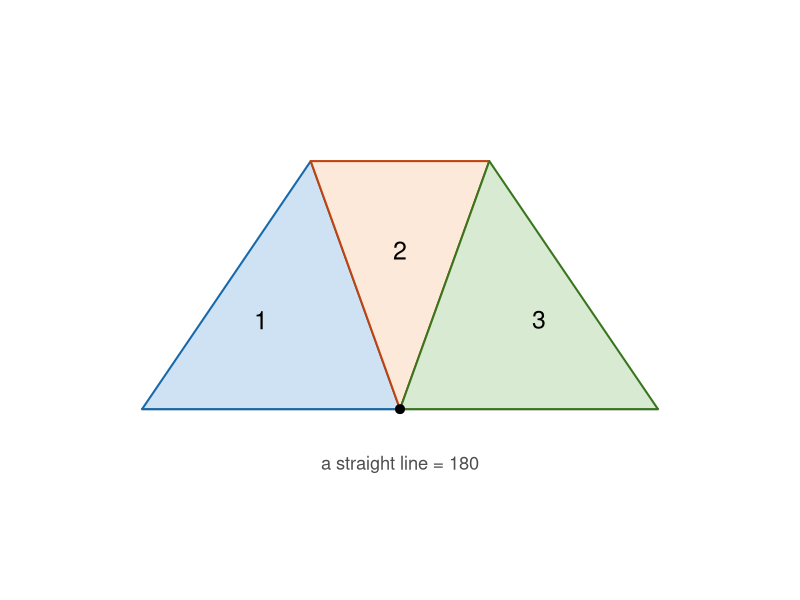
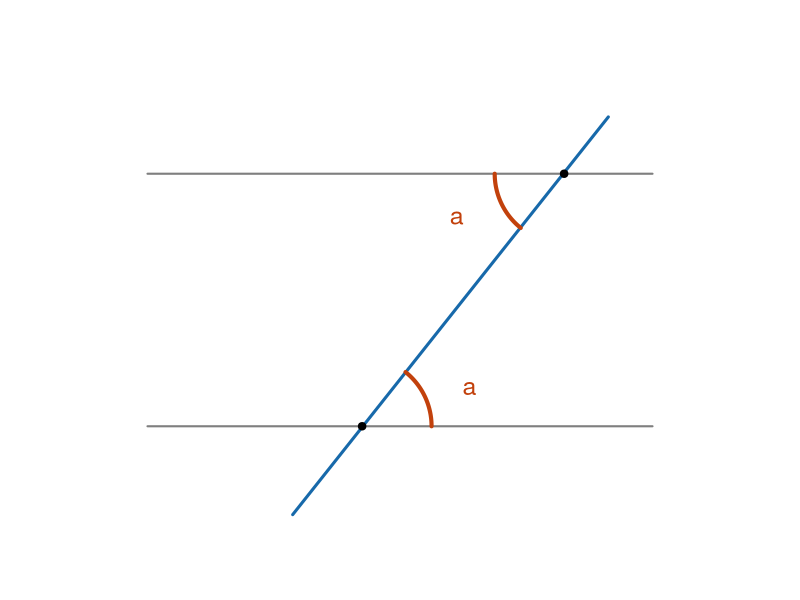
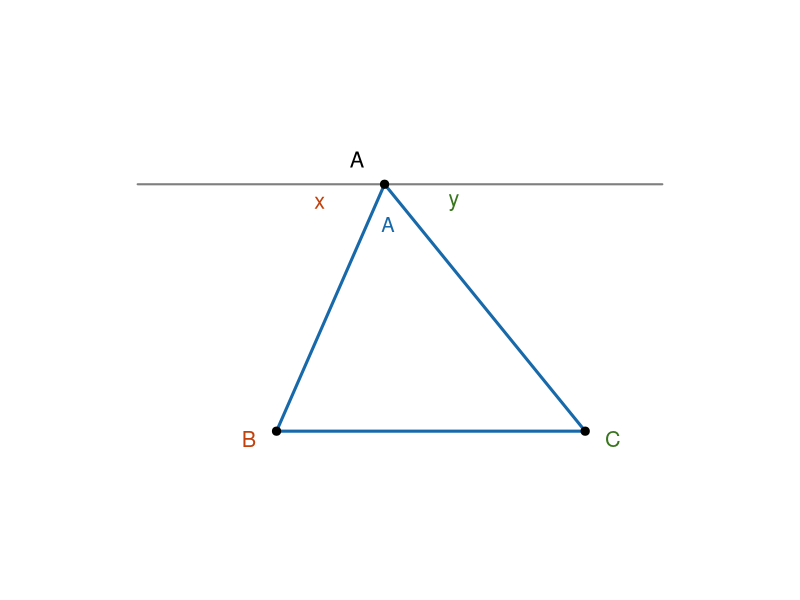
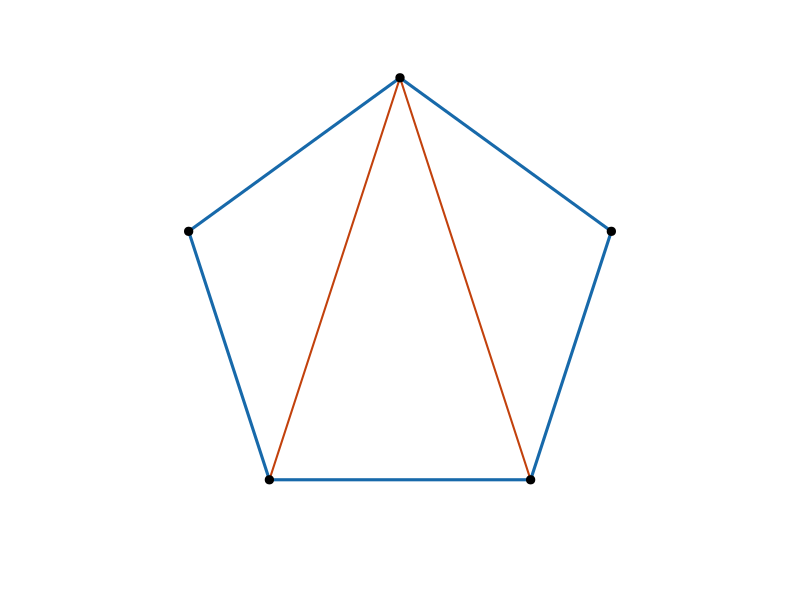
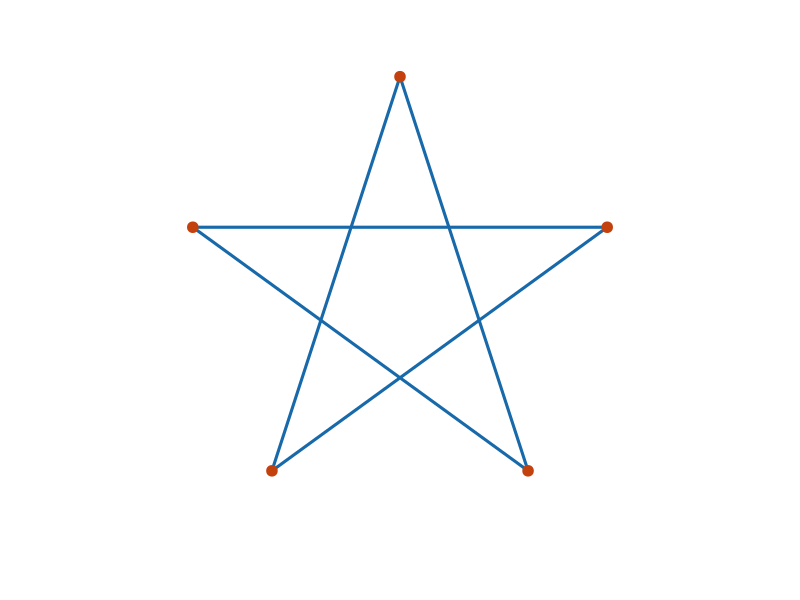

The R source for these figures, in order:
## ---- chunk 1
knitr::opts_chunk$set(echo = FALSE, fig.align = "center", dev = "png",
                      fig.width = 5, fig.height = 5, dpi = 150)
blue   <- "#1769aa"
orange <- "#c2410c"

# small helper: draw an angle arc at (cx,cy) from a1 to a2 degrees
arc <- function(cx, cy, r, a1, a2, col, lwd = 3) {
  a <- seq(a1, a2, length.out = 60) * pi / 180
  lines(cx + r * cos(a), cy + r * sin(a), col = col, lwd = lwd)
}
## ---- chunk 2
par(mar = c(0,0,0,0), pty = "s")
plot(NA, xlim = c(-1.4, 1.4), ylim = c(-0.4, 1.5), asp = 1, axes = FALSE,
     xlab = "", ylab = "")
# straight base line
segments(-1.3, 0, 1.3, 0, col = "grey50", lwd = 2)
# three torn wedges meeting at the origin, filling the half-plane
polygon(c(0, -1.3, -0.45), c(0, 0, 1.25), col = "#cfe2f3", border = blue, lwd = 2)
polygon(c(0, -0.45, 0.45), c(0, 1.25, 1.25), col = "#fde9d9", border = orange, lwd = 2)
polygon(c(0, 0.45, 1.3), c(0, 1.25, 0), col = "#d9ead3", border = "#38761d", lwd = 2)
points(0, 0, pch = 19, cex = 1.2)
text(-0.7, 0.45, "1", cex = 1.5)
text(0, 0.8, "2", cex = 1.5)
text(0.7, 0.45, "3", cex = 1.5)
text(0, -0.28, "a straight line = 180", cex = 1.1, col = "grey30")
## ---- chunk 3
par(mar = c(0,0,0,0))
plot(NA, xlim = c(-1.2, 3.2), ylim = c(-0.5, 2.5), asp = 1, axes = FALSE,
     xlab = "", ylab = "")
# two parallel horizontal lines
segments(-1, 2, 3, 2, col = "grey50", lwd = 2)
segments(-1, 0, 3, 0, col = "grey50", lwd = 2)
# transversal through B=(0.7,0) and T=(2.3,2)
B <- c(0.7, 0); T <- c(2.3, 2)
segments(B[1] - 0.55, B[2] - 0.7, T[1] + 0.35, T[2] + 0.45, col = blue, lwd = 3)
# alternate interior angles
arc(T[1], T[2], 0.55, 180, 231.3, orange, lwd = 4)
arc(B[1], B[2], 0.55, 0, 51.3, orange, lwd = 4)
points(B[1], B[2], pch = 19); points(T[1], T[2], pch = 19)
text(T[1] - 0.85, T[2] - 0.35, "a", cex = 1.5, col = orange)
text(B[1] + 0.85, B[2] + 0.3, "a", cex = 1.5, col = orange)
## ---- chunk 4
par(mar = c(0,0,0,0), pty = "s")
A <- c(0.7, 1.6); Bp <- c(0, 0); Cp <- c(2, 0)
plot(NA, xlim = c(-1.0, 2.6), ylim = c(-0.4, 2.1), asp = 1, axes = FALSE,
     xlab = "", ylab = "")
# line through A parallel to BC (horizontal)
segments(-0.9, A[2], 2.5, A[2], col = "grey50", lwd = 2)
# triangle
polygon(c(A[1], Bp[1], Cp[1]), c(A[2], Bp[2], Cp[2]), border = blue, lwd = 3)
points(rbind(A, Bp, Cp), pch = 19, cex = 1.1)
text(A[1] - 0.18, A[2] + 0.16, "A", cex = 1.3)
text(Bp[1] - 0.18, Bp[2] - 0.05, "B", cex = 1.3, col = orange)
text(Cp[1] + 0.18, Cp[2] - 0.05, "C", cex = 1.3, col = "#38761d")
# the three angles along the line at A
text(A[1] - 0.42, A[2] - 0.12, "x", cex = 1.3, col = orange)
text(A[1] + 0.02, A[2] - 0.26, "A", cex = 1.2, col = blue)
text(A[1] + 0.45, A[2] - 0.12, "y", cex = 1.3, col = "#38761d")
## ---- chunk 5
par(mar = c(0,0,0,0), pty = "s")
k <- 0:4
th <- (90 + 72 * k) * pi / 180
px <- cos(th); py <- sin(th)
plot(NA, xlim = c(-1.25, 1.25), ylim = c(-1.25, 1.25), asp = 1, axes = FALSE,
     xlab = "", ylab = "")
polygon(px, py, border = blue, lwd = 3)
# diagonals from vertex 1 splitting into 3 triangles
segments(px[1], py[1], px[3], py[3], col = orange, lwd = 2)
segments(px[1], py[1], px[4], py[4], col = orange, lwd = 2)
points(px, py, pch = 19, cex = 1.1)
## ---- chunk 6
par(mar = c(0,0,0,0), pty = "s")
k <- 0:4
th <- (90 + 72 * k) * pi / 180
px <- cos(th); py <- sin(th)
ord <- c(1, 3, 5, 2, 4, 1)
plot(NA, xlim = c(-1.25, 1.25), ylim = c(-1.3, 1.25), asp = 1, axes = FALSE,
     xlab = "", ylab = "")
polygon(px[ord], py[ord], border = blue, lwd = 3)
points(px, py, pch = 19, cex = 1.4, col = orange)
